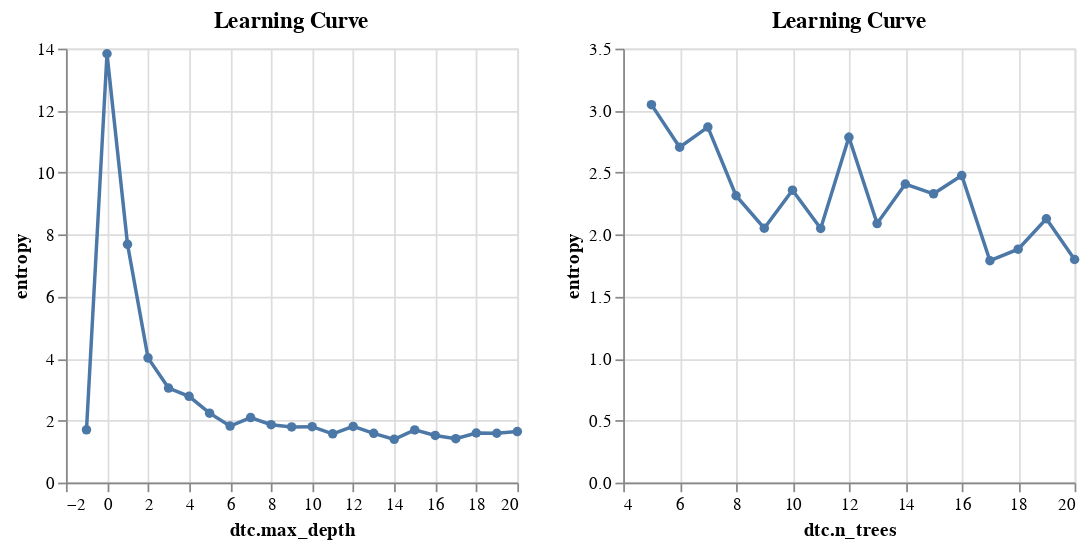

The code cell stored with this chart in its notebook:
### Code cell
# First learning curve
p1 = plot_lc(curve1, "entropy");

# Second learning curve
p2 = plot_lc(curve2, "entropy");

pl = [p1 p2]

### Figure 1 — Vega-Lite specification as saved in the notebook (floating-point values rounded to 4 significant figures)
{"hconcat": [{"data": {"values": [{"parameter_values": -1, "measurements": 1.704}, {"parameter_values": 0, "measurements": 13.83}, {"parameter_values": 1, "measurements": 7.688}, {"parameter_values": 2, "measurements": 4.024}, {"parameter_values": 3, "measurements": 3.05}, {"parameter_values": 4, "measurements": 2.784}, {"parameter_values": 5, "measurements": 2.239}, {"parameter_values": 6, "measurements": 1.823}, {"parameter_values": 7, "measurements": 2.099}, {"parameter_values": 8, "measurements": 1.867}, {"parameter_values": 9, "measurements": 1.797}, {"parameter_values": 10, "measurements": 1.804}, {"parameter_values": 11, "measurements": 1.573}, {"parameter_values": 12, "measurements": 1.814}, {"parameter_values": 13, "measurements": 1.589}, {"parameter_values": 14, "measurements": 1.396}, {"parameter_values": 15, "measurements": 1.7}, {"parameter_values": 16, "measurements": 1.522}, {"parameter_values": 17, "measurements": 1.417}, {"parameter_values": 18, "measurements": 1.6}, {"parameter_values": 19, "measurements": 1.592}, {"parameter_values": 20, "measurements": 1.645}]}, "mark": {"tooltip": true, "point": true, "type": "line"}, "title": "Learning Curve", "height": 250, "width": 260, "encoding": {"x": {"title": "dtc.max_depth", "field": "parameter_values", "type": "quantitative"}, "y": {"title": "entropy", "field": "measurements", "type": "quantitative"}}}, {"data": {"values": [{"parameter_values": 5, "measurements": 3.048}, {"parameter_values": 6, "measurements": 2.705}, {"parameter_values": 7, "measurements": 2.867}, {"parameter_values": 8, "measurements": 2.313}, {"parameter_values": 9, "measurements": 2.052}, {"parameter_values": 10, "measurements": 2.358}, {"parameter_values": 11, "measurements": 2.05}, {"parameter_values": 12, "measurements": 2.785}, {"parameter_values": 13, "measurements": 2.089}, {"parameter_values": 14, "measurements": 2.407}, {"parameter_values": 15, "measurements": 2.329}, {"parameter_values": 16, "measurements": 2.476}, {"parameter_values": 17, "measurements": 1.789}, {"parameter_values": 18, "measurements": 1.882}, {"parameter_values": 19, "measurements": 2.128}, {"parameter_values": 20, "measurements": 1.799}]}, "mark": {"tooltip": true, "point": true, "type": "line"}, "title": "Learning Curve", "height": 250, "width": 260, "encoding": {"x": {"title": "dtc.n_trees", "field": "parameter_values", "type": "quantitative"}, "y": {"title": "entropy", "field": "measurements", "type": "quantitative"}}}]}
